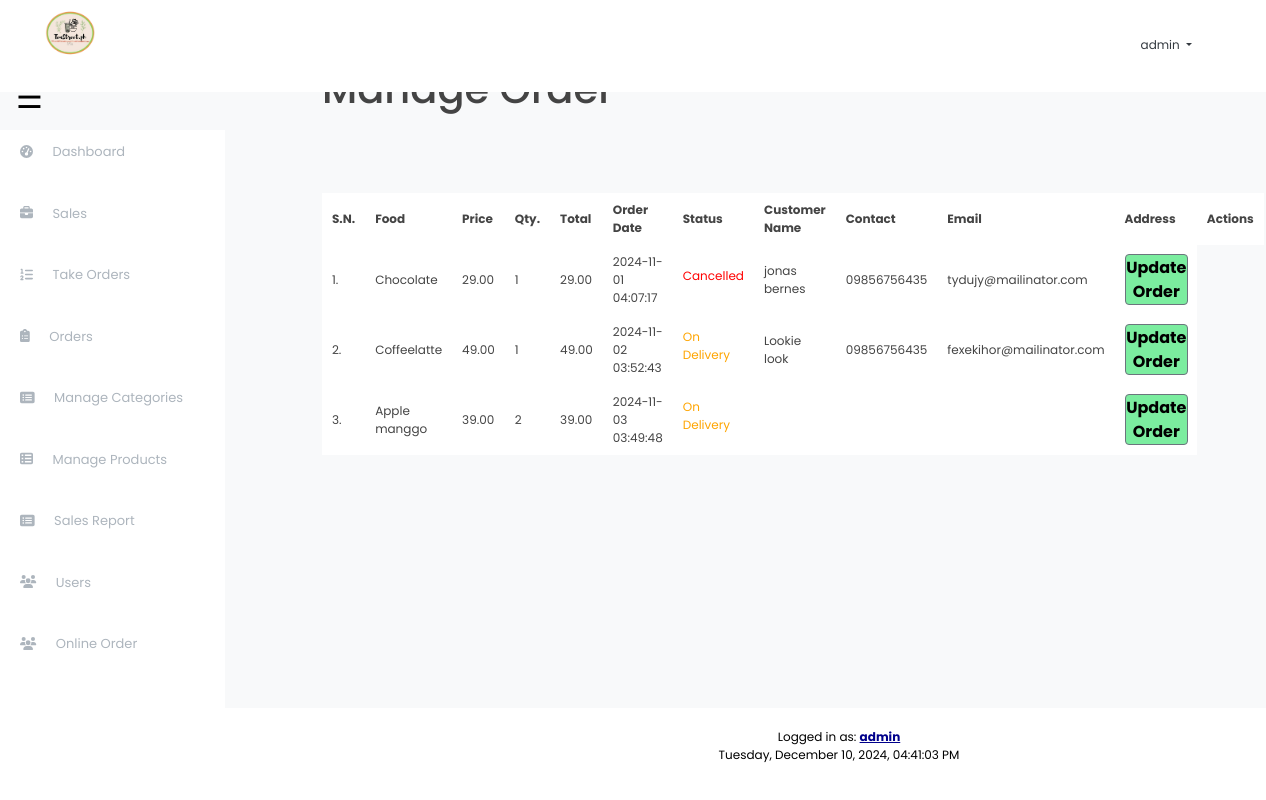
The app's page /index.php?page=online (signed in) with its own data.
### tables this page shows
CREATE TABLE `tbl_order` (
  `id` int(10) UNSIGNED NOT NULL,
  `food` varchar(150) NOT NULL,
  `price` decimal(10,2) NOT NULL,
  `qty` int(11) NOT NULL,
  `total` decimal(10,2) NOT NULL,
  `order_date` datetime NOT NULL,
  `status` varchar(50) DEFAULT NULL,
  `customer_name` varchar(150) DEFAULT NULL,
  `customer_contact` varchar(20) DEFAULT NULL,
  `customer_email` varchar(150) DEFAULT NULL,
  `customer_address` varchar(255) DEFAULT NULL
);

### online.php (the view, shortened to what this page needs)
<?php
include('db_connect.php');
?>
<div class="main-content">
    <div class="wrapper">
        <h1>Manage Order</h1>
        <br /><br />
        <br><br>
        <table class="tbl-full">
            <tr>
                <th>S.N.</th>
                <th>Food</th>
                <th>Price</th>
                <th>Qty.</th>
                <th>Total</th>
                <th>Order Date</th>
                <th>Status</th>
                <th>Customer Name</th>
                <th>Contact</th>
                <th>Email</th>
                <th>Address</th>
                <th>Actions</th>
            </tr>
            <?php
                $sql = "SELECT * FROM tbl_order ORDER BY id DESC";
                $res = mysqli_query($conn, $sql);
                $count = mysqli_num_rows($res);
                $sn = 1;
                if ($count > 0) {
                    while ($row = mysqli_fetch_assoc($res)) {
                        $id = $row['id'];
                        $food = $row['food'];
                        $price = $row['price'];
                        $qty = $row['qty'];
                        $total = $row['total'];
                        $order_date = $row['order_date'];
                        $status = $row['status'];
                        $customer_name = $row['customer_name'];
                        $customer_contact = $row['customer_contact'];
                        $customer_email = $row['customer_email'];
                        ?>
                        <tr>
                            <td><?php echo $sn++; ?>. </td>
                            <td><?php echo $food; ?></td>
                            <td><?php echo $price; ?></td>
                            <td><?php echo $qty; ?></td>
                            <td><?php echo $total; ?></td>
                            <td><?php echo $order_date; ?></td>
                            <td>
                                <?php
                                    if ($status == "Ordered") {
                                        echo "<label>$status</label>";
                                    } elseif ($status == "On Delivery") {
                                        echo "<label style='color: orange;'>$status</label>";
                                    } elseif ($status == "Delivered") {
                                        echo "<label style='color: green;'>$status</label>";
                                    } elseif ($status == "Cancelled") {
                                        echo "<label style='color: red;'>$status</label>";
                                    }
                                ?>
                            </td>
                            <td><?php echo $customer_name; ?></td>
                            <td><?php echo $customer_contact; ?></td>
                            <td><?php echo $customer_email; ?></td>
                           <td>
                               <button onclick="openModal(<?php echo $id; ?>, '<?php echo $food; ?>', <?php echo $price; ?>, <?php echo $qty; ?>, '<?php echo $status; ?>')" class="btn btn-secondary">Update Order</button>
                           </td>
                        </tr>
                        <?php
                    }
                } else {
                    echo "<tr><td colspan='12' class='error'>Orders not Available</td></tr>";
                }
            ?>
        </table>
    </div>
</div>
<?php include('footer.php'); ?>

### assets/css/style.css (style rules this page uses)
body { font-family:Poppins, Helvetica, "sans-serif"; color: #444444; width: 100%; height: calc(100%); font-size: 12px; }

### index.php (style rules this page uses)
body { background: #f8f9fa; }

### online.php (style rules this page uses)
.wrapper { padding: 1%; width: 80%; margin: 0 auto; }
.tbl-full { width: 100%; }
.btn-secondary { background-color: #7bed9f; padding: 1%; color: black; text-decoration: none; font-weight: bold; }

### records on screen
tbl_order: food "Chocolate", price "29.00", qty "1", total "29.00", order_date "2024-11-01 04:07:17", status "Cancelled", customer_name "jonas bernes", customer_contact "09856756435", customer_email "tydujy@mailinator.com"
tbl_order: food "Coffeelatte", price "49.00", qty "1", total "49.00", order_date "2024-11-02 03:52:43", status "On Delivery", customer_name "Lookie look", customer_contact "09856756435", customer_email "fexekihor@mailinator.com"
tbl_order: food "Apple manggo", price "39.00", qty "2", total "39.00", order_date "2024-11-03 03:49:48", status "On Delivery"

### other values on screen
$_SESSION['login_name'] "admin"
